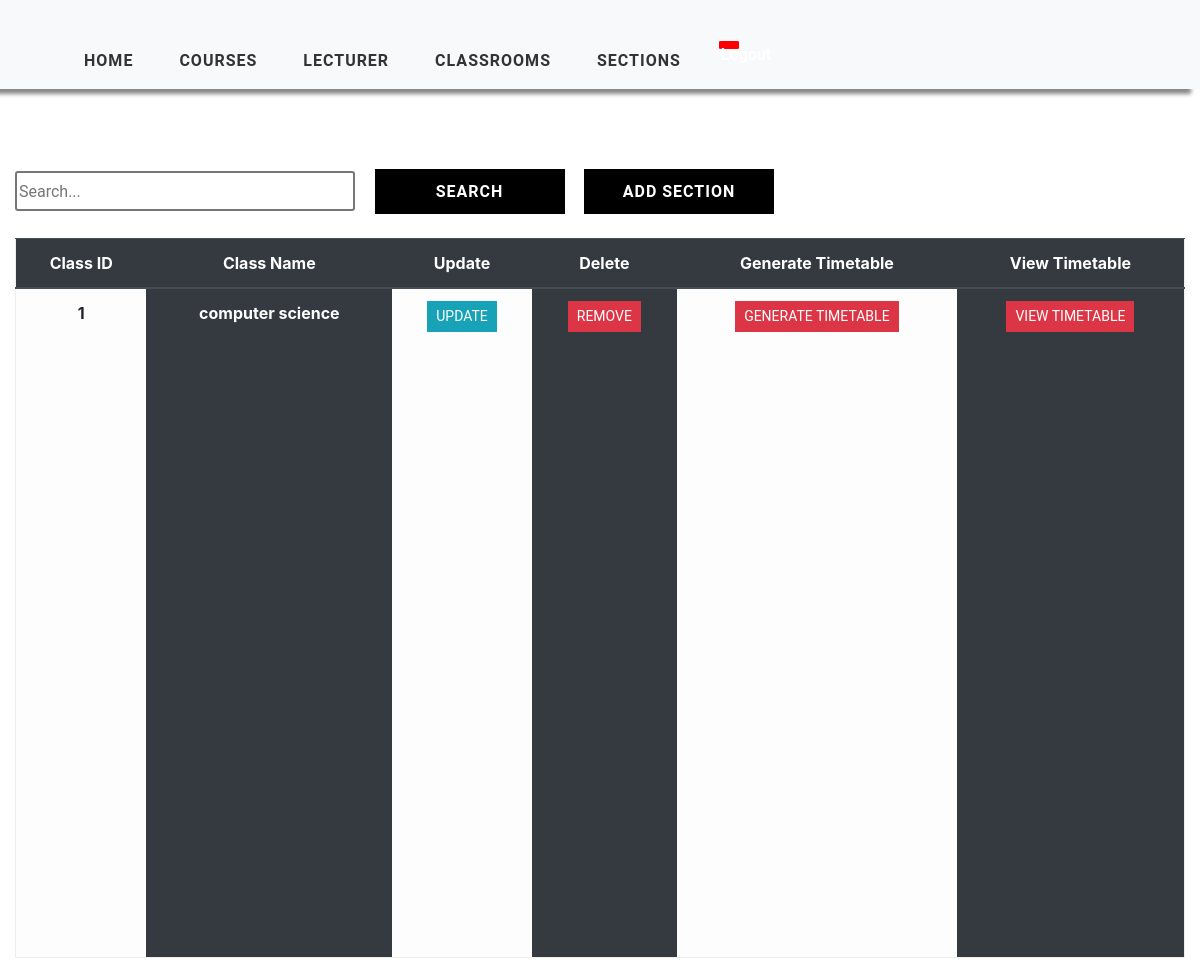
/class-view (signed in), run on an earlier commit of the app's database.
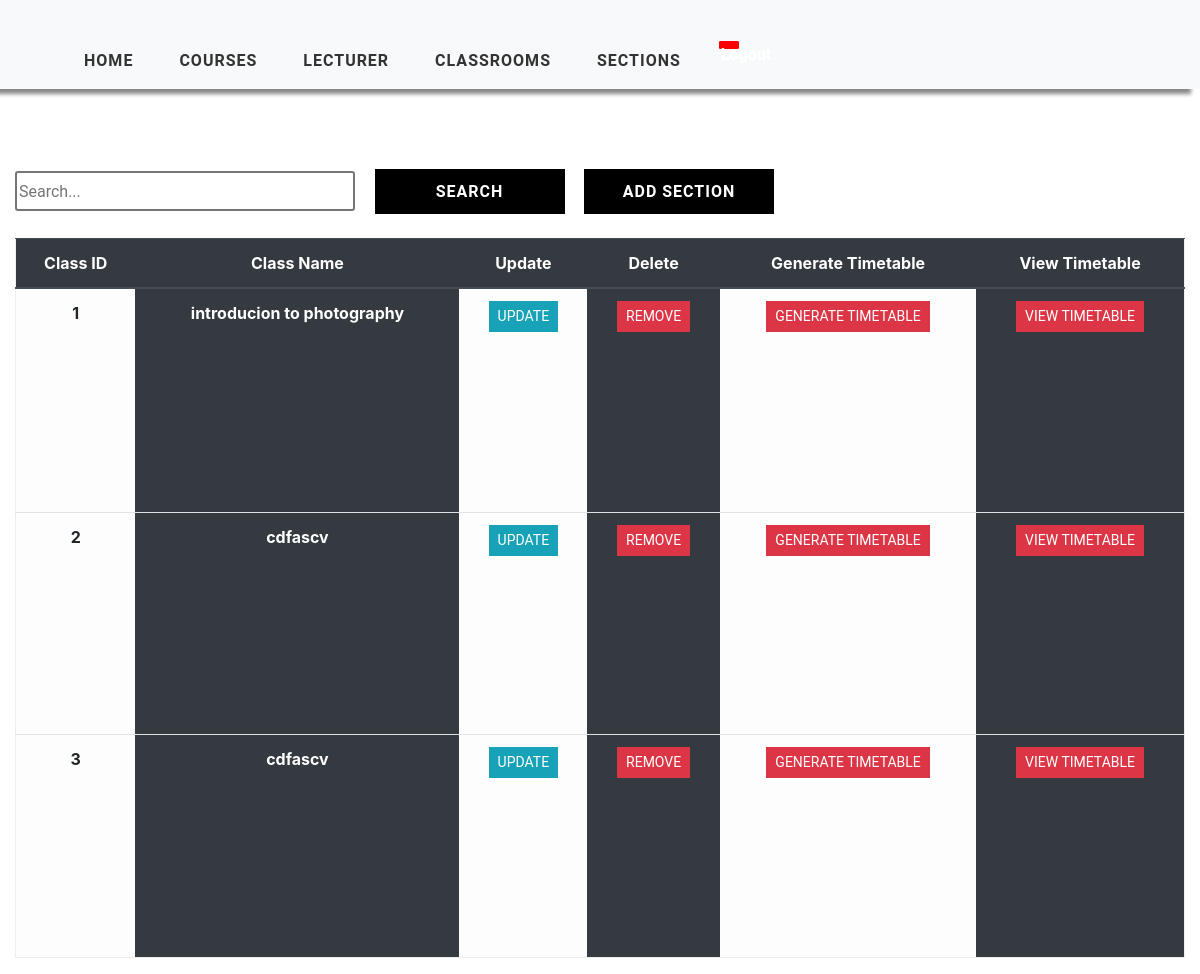
And on a later commit of the database.
### timetableapp/models.py (models this page shows, shortened)
class Class(models.Model):
    WEEK_DAY = WEEK_DAY
    TIME_CHOICES = TIME_CHOICES
    class_id = models.IntegerField(primary_key=True)
    class_name = models.CharField(max_length=2000, null=True)
    week_day = MultiSelectField(max_length=2000, choices=WEEK_DAY, max_choices=7)
    start_time = models.CharField(max_length=10, choices=TIME_CHOICES)
    end_time = models.CharField(max_length=10, choices=TIME_CHOICES)

### timetableapp/views.py (the view)
# urls.py: path('class-view', views.ClassTable, name='class_view'),
@login_required(login_url='login')
def ClassTable(request):
    sections = Class.objects.all()
    context = {'sections': sections}
    return render(request, 'timetableapp/ClassTable.html', context)

### timetableapp/templates/timetableapp/ClassTable.html (shortened to what this page needs)
{% extends 'timetableapp/main.html' %}
{% load static %}
{% block content %}
    <div class="container-fluid">
    <div class="search">
        <input type="text" class="searchbox" placeholder="Search...">
        <input type="submit" value="Search" class="searchButton">
        <a href="{% url 'add-class' %}"><button class="searchButton">Add Section </button></a>
    </div>
	<div class="table-responsive-lg">
        <table class="table ">
            <thead class="thead-dark">
			<tr>
                <div class="header__item filter__link" >
                   <th scope="col" class="text-center">Class ID</th>
                </div>
                <div class="header__item filter__link">
                  <th class="text-center" scope="col">Class Name</th>
                </div>
                <div class="header__item filter__link">
                    <th class="text-center" scope="col"> Update</th>
                </div>
                <div class="header__item filter__link">
                     <th class="text-center" scope="col">Delete</th>
                </div>
                <div class="header__item filter__link">
                    <th class="text-center" scope="col">Generate Timetable</th>
                </div>
                <div class="header__item filter__link">
                    <th class="text-center" scope="col">View Timetable</th>
                </div>
			</tr>
            </thead>
                {% for section in sections %}
				    <tr>
                        <th scope="row" class="table-light text-center">{{ section.class_id }}</th>
						<th scope="row" class="table-dark text-center"  >{{ section.class_name }}</th>
                        <th scope="row" class="table-light text-center"> <a href="{% url 'update-classview' section.class_id %}" class="btn btn-sm btn-info">Update</a></th>
                        <th scope="row" class="table-dark text-center"> <a href="{% url 'delete-class' section.class_id %}" class="btn btn-sm btn-danger" >Remove</a></th>
                        <th scope="row" class="table-light text-center"> <a href="{% url 'generate-timetable' section.class_id %}" class="btn btn-sm btn-danger" >Generate Timetable</a></th>
                        <th scope="row" class="table-dark text-center"> <a href="{% url 'timetable' section.class_id %}" class="btn btn-sm btn-danger" >View Timetable</a></th>
					</tr>
                {% endfor %}
        </table>
</div>
    </div>
{% endblock %}

What changed in the data, as far as the page shows it:
changed Class id 1: class_name "computer science" → "introducion to photography"
added Class: class_id "2", class_name "cdfascv"
added Class: class_id "3", class_name "cdfascv"
